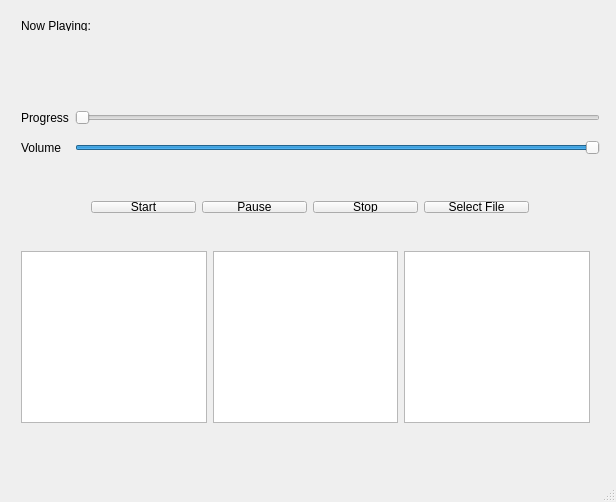
<?xml version="1.0" encoding="UTF-8"?>
<ui version="4.0">
 <class>player</class>
 <widget class="QMainWindow" name="player">
  <property name="geometry">
   <rect>
    <x>0</x>
    <y>0</y>
    <width>616</width>
    <height>502</height>
   </rect>
  </property>
  <property name="windowTitle">
   <string>player</string>
  </property>
  <widget class="QWidget" name="centralWidget">
   <widget class="QWidget" name="layoutWidget">
    <property name="geometry">
     <rect>
      <x>10</x>
      <y>90</y>
      <width>601</width>
      <height>86</height>
     </rect>
    </property>
    <layout class="QGridLayout" name="gridLayout">
     <item row="0" column="0">
      <widget class="QLabel" name="lblProgress">
       <property name="text">
        <string>Progress</string>
       </property>
      </widget>
     </item>
     <item row="0" column="1">
      <widget class="QSlider" name="sdrProgress">
       <property name="orientation">
        <enum>Qt::Horizontal</enum>
       </property>
      </widget>
     </item>
     <item row="1" column="0">
      <widget class="QLabel" name="lblVolume">
       <property name="text">
        <string>Volume</string>
       </property>
      </widget>
     </item>
     <item row="1" column="1">
      <widget class="QSlider" name="sdrVolume">
       <property name="value">
        <number>99</number>
       </property>
       <property name="orientation">
        <enum>Qt::Horizontal</enum>
       </property>
      </widget>
     </item>
    </layout>
   </widget>
   <widget class="QWidget" name="layoutWidget">
    <property name="geometry">
     <rect>
      <x>80</x>
      <y>190</y>
      <width>460</width>
      <height>34</height>
     </rect>
    </property>
    <layout class="QGridLayout" name="gridLayout_2">
     <item row="0" column="2">
      <widget class="QPushButton" name="btnStop">
       <property name="text">
        <string>Stop</string>
       </property>
      </widget>
     </item>
     <item row="0" column="0">
      <widget class="QPushButton" name="btnStart">
       <property name="text">
        <string>Start</string>
       </property>
      </widget>
     </item>
     <item row="0" column="1">
      <widget class="QPushButton" name="btnPause">
       <property name="text">
        <string>Pause</string>
       </property>
      </widget>
     </item>
     <item row="0" column="4">
      <widget class="QPushButton" name="btnSelect">
       <property name="text">
        <string>Select File</string>
       </property>
      </widget>
     </item>
    </layout>
   </widget>
   <widget class="QWidget" name="layoutWidget">
    <property name="geometry">
     <rect>
      <x>10</x>
      <y>10</y>
      <width>601</width>
      <height>47</height>
     </rect>
    </property>
    <layout class="QVBoxLayout" name="verticalLayout">
     <item>
      <widget class="QLabel" name="lblNow_Playing">
       <property name="text">
        <string>Now Playing:</string>
       </property>
      </widget>
     </item>
     <item>
      <widget class="QLabel" name="lblSongName">
       <property name="text">
        <string/>
       </property>
      </widget>
     </item>
    </layout>
   </widget>
   <widget class="QLabel" name="lblTimeProgress">
    <property name="geometry">
     <rect>
      <x>260</x>
      <y>60</y>
      <width>131</width>
      <height>20</height>
     </rect>
    </property>
    <property name="text">
     <string/>
    </property>
   </widget>
   <widget class="QWidget" name="layoutWidget">
    <property name="geometry">
     <rect>
      <x>10</x>
      <y>240</y>
      <width>591</width>
      <height>194</height>
     </rect>
    </property>
    <layout class="QHBoxLayout" name="horizontalLayout">
     <item>
      <widget class="QListWidget" name="listArtist"/>
     </item>
     <item>
      <widget class="QListWidget" name="listAlbum"/>
     </item>
     <item>
      <widget class="QListWidget" name="listTrack"/>
     </item>
    </layout>
   </widget>
   <zorder>layoutWidget</zorder>
   <zorder>layoutWidget</zorder>
   <zorder>layoutWidget</zorder>
   <zorder>lblTimeProgress</zorder>
   <zorder>layoutWidget</zorder>
   <zorder>pushButton</zorder>
  </widget>
  <widget class="QStatusBar" name="statusBar"/>
 </widget>
 <layoutdefault spacing="6" margin="11"/>
 <resources/>
 <connections/>
</ui>
